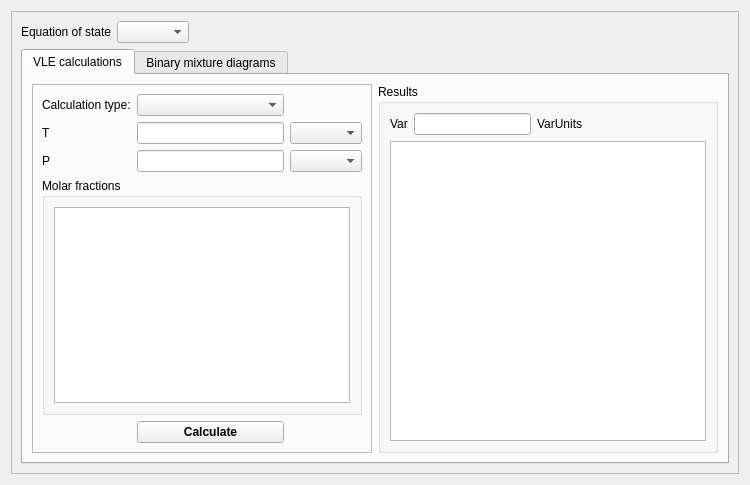
<?xml version="1.0" encoding="UTF-8"?>
<ui version="4.0">
 <class>FormVLE</class>
 <widget class="QWidget" name="FormVLE">
  <property name="windowModality">
   <enum>Qt::ApplicationModal</enum>
  </property>
  <property name="geometry">
   <rect>
    <x>0</x>
    <y>0</y>
    <width>750</width>
    <height>485</height>
   </rect>
  </property>
  <property name="windowTitle">
   <string>Vapor-liquid equilibrium</string>
  </property>
  <layout class="QGridLayout" name="gridLayout">
   <item row="0" column="0">
    <widget class="QScrollArea" name="scrollArea">
     <property name="widgetResizable">
      <bool>true</bool>
     </property>
     <widget class="QWidget" name="scrollAreaWidgetContents">
      <property name="geometry">
       <rect>
        <x>0</x>
        <y>0</y>
        <width>730</width>
        <height>465</height>
       </rect>
      </property>
      <layout class="QGridLayout" name="gridLayout_2">
       <item row="1" column="2">
        <spacer name="horizontalSpacer_2">
         <property name="orientation">
          <enum>Qt::Horizontal</enum>
         </property>
         <property name="sizeHint" stdset="0">
          <size>
           <width>40</width>
           <height>20</height>
          </size>
         </property>
        </spacer>
       </item>
       <item row="1" column="1">
        <widget class="QComboBox" name="comboBox_EOS"/>
       </item>
       <item row="1" column="0">
        <widget class="QLabel" name="label_2">
         <property name="text">
          <string>Equation of state</string>
         </property>
        </widget>
       </item>
       <item row="3" column="0" colspan="3">
        <widget class="QTabWidget" name="tabWidget_VLE">
         <property name="currentIndex">
          <number>0</number>
         </property>
         <widget class="QWidget" name="tab_VLEcalc">
          <attribute name="title">
           <string>VLE calculations</string>
          </attribute>
          <layout class="QGridLayout" name="gridLayout_6">
           <item row="0" column="1">
            <widget class="QGroupBox" name="groupBox">
             <property name="title">
              <string>Results</string>
             </property>
             <layout class="QGridLayout" name="gridLayout_5">
              <item row="0" column="0">
               <widget class="QLabel" name="label_VarAnswer">
                <property name="text">
                 <string>Var</string>
                </property>
               </widget>
              </item>
              <item row="0" column="2">
               <widget class="QLabel" name="label_VarAnswerUnits">
                <property name="text">
                 <string>VarUnits</string>
                </property>
               </widget>
              </item>
              <item row="0" column="1">
               <widget class="QLineEdit" name="le_scalarAnswer">
                <property name="readOnly">
                 <bool>true</bool>
                </property>
               </widget>
              </item>
              <item row="1" column="0" colspan="4">
               <widget class="QTableWidget" name="tableWidget_Results">
                <property name="editTriggers">
                 <set>QAbstractItemView::NoEditTriggers</set>
                </property>
               </widget>
              </item>
              <item row="0" column="3">
               <spacer name="horizontalSpacer">
                <property name="orientation">
                 <enum>Qt::Horizontal</enum>
                </property>
                <property name="sizeHint" stdset="0">
                 <size>
                  <width>40</width>
                  <height>20</height>
                 </size>
                </property>
               </spacer>
              </item>
             </layout>
            </widget>
           </item>
           <item row="0" column="0">
            <widget class="QFrame" name="frame">
             <property name="sizePolicy">
              <sizepolicy hsizetype="Expanding" vsizetype="Preferred">
               <horstretch>0</horstretch>
               <verstretch>0</verstretch>
              </sizepolicy>
             </property>
             <property name="frameShape">
              <enum>QFrame::StyledPanel</enum>
             </property>
             <property name="frameShadow">
              <enum>QFrame::Raised</enum>
             </property>
             <layout class="QGridLayout" name="gridLayout_4">
              <item row="0" column="0">
               <widget class="QLabel" name="label_3">
                <property name="text">
                 <string>Calculation type:</string>
                </property>
               </widget>
              </item>
              <item row="0" column="1">
               <widget class="QComboBox" name="comboBox_CalcType"/>
              </item>
              <item row="1" column="0">
               <widget class="QLabel" name="label_4">
                <property name="text">
                 <string>T</string>
                </property>
               </widget>
              </item>
              <item row="1" column="1">
               <widget class="QLineEdit" name="le_Tvalue"/>
              </item>
              <item row="1" column="2">
               <widget class="QComboBox" name="comboBox_Tunit"/>
              </item>
              <item row="2" column="0">
               <widget class="QLabel" name="label_5">
                <property name="text">
                 <string>P</string>
                </property>
               </widget>
              </item>
              <item row="2" column="1">
               <widget class="QLineEdit" name="le_Pvalue"/>
              </item>
              <item row="2" column="2">
               <widget class="QComboBox" name="comboBox_Punit"/>
              </item>
              <item row="3" column="0" colspan="3">
               <widget class="QGroupBox" name="groupBox_2">
                <property name="title">
                 <string>Molar fractions</string>
                </property>
                <layout class="QGridLayout" name="gridLayout_3">
                 <item row="0" column="0">
                  <widget class="QTableWidget" name="tableWidget_MolarFractions"/>
                 </item>
                </layout>
               </widget>
              </item>
              <item row="4" column="1">
               <widget class="QPushButton" name="btn_calculate">
                <property name="font">
                 <font>
                  <pointsize>9</pointsize>
                  <weight>75</weight>
                  <bold>true</bold>
                 </font>
                </property>
                <property name="text">
                 <string>Calculate</string>
                </property>
               </widget>
              </item>
             </layout>
            </widget>
           </item>
          </layout>
         </widget>
         <widget class="QWidget" name="tab_Diagrams">
          <attribute name="title">
           <string>Binary mixture diagrams</string>
          </attribute>
          <layout class="QGridLayout" name="gridLayout_9">
           <item row="0" column="0">
            <widget class="QFrame" name="frame_2">
             <property name="frameShape">
              <enum>QFrame::StyledPanel</enum>
             </property>
             <property name="frameShadow">
              <enum>QFrame::Raised</enum>
             </property>
             <layout class="QGridLayout" name="gridLayout_8">
              <item row="0" column="1" colspan="2">
               <widget class="QComboBox" name="comboBox_diagramType"/>
              </item>
              <item row="1" column="1" colspan="2">
               <widget class="QLineEdit" name="le_varValue"/>
              </item>
              <item row="8" column="2" colspan="2">
               <widget class="QPushButton" name="btn_saveToTxtBinaryMixData">
                <property name="text">
                 <string>Save to txt</string>
                </property>
               </widget>
              </item>
              <item row="2" column="2" colspan="2">
               <widget class="QLineEdit" name="le_expDataFileName"/>
              </item>
              <item row="0" column="0">
               <widget class="QLabel" name="label">
                <property name="text">
                 <string>Type:</string>
                </property>
               </widget>
              </item>
              <item row="1" column="0">
               <widget class="QLabel" name="label_var">
                <property name="text">
                 <string>Var</string>
                </property>
               </widget>
              </item>
              <item row="2" column="0" colspan="2">
               <widget class="QPushButton" name="btn_openExpData">
                <property name="text">
                 <string>Open exp. data</string>
                </property>
               </widget>
              </item>
              <item row="1" column="3">
               <widget class="QComboBox" name="comboBox_varUnit"/>
              </item>
              <item row="8" column="0" colspan="2">
               <widget class="QPushButton" name="btn_plot">
                <property name="text">
                 <string>Plot</string>
                </property>
               </widget>
              </item>
              <item row="4" column="0" colspan="3">
               <widget class="QCheckBox" name="checkBox_plotExpData">
                <property name="text">
                 <string>plot experimental data</string>
                </property>
               </widget>
              </item>
              <item row="5" column="0">
               <widget class="QCheckBox" name="checkBox_plotx">
                <property name="text">
                 <string>plot x</string>
                </property>
               </widget>
              </item>
              <item row="5" column="1">
               <widget class="QCheckBox" name="checkBox_ploty">
                <property name="text">
                 <string>plot y</string>
                </property>
               </widget>
              </item>
              <item row="5" column="2">
               <widget class="QCheckBox" name="checkBox_plotxy">
                <property name="text">
                 <string>plot xy</string>
                </property>
                <property name="checked">
                 <bool>true</bool>
                </property>
               </widget>
              </item>
             </layout>
            </widget>
           </item>
           <item row="0" column="1">
            <widget class="QGroupBox" name="groupBox_3">
             <property name="title">
              <string>Results</string>
             </property>
             <layout class="QGridLayout" name="gridLayout_7">
              <item row="0" column="0">
               <widget class="QTableWidget" name="tableWidget_DataResult"/>
              </item>
             </layout>
            </widget>
           </item>
          </layout>
         </widget>
        </widget>
       </item>
      </layout>
     </widget>
    </widget>
   </item>
  </layout>
 </widget>
 <resources/>
 <connections/>
</ui>
